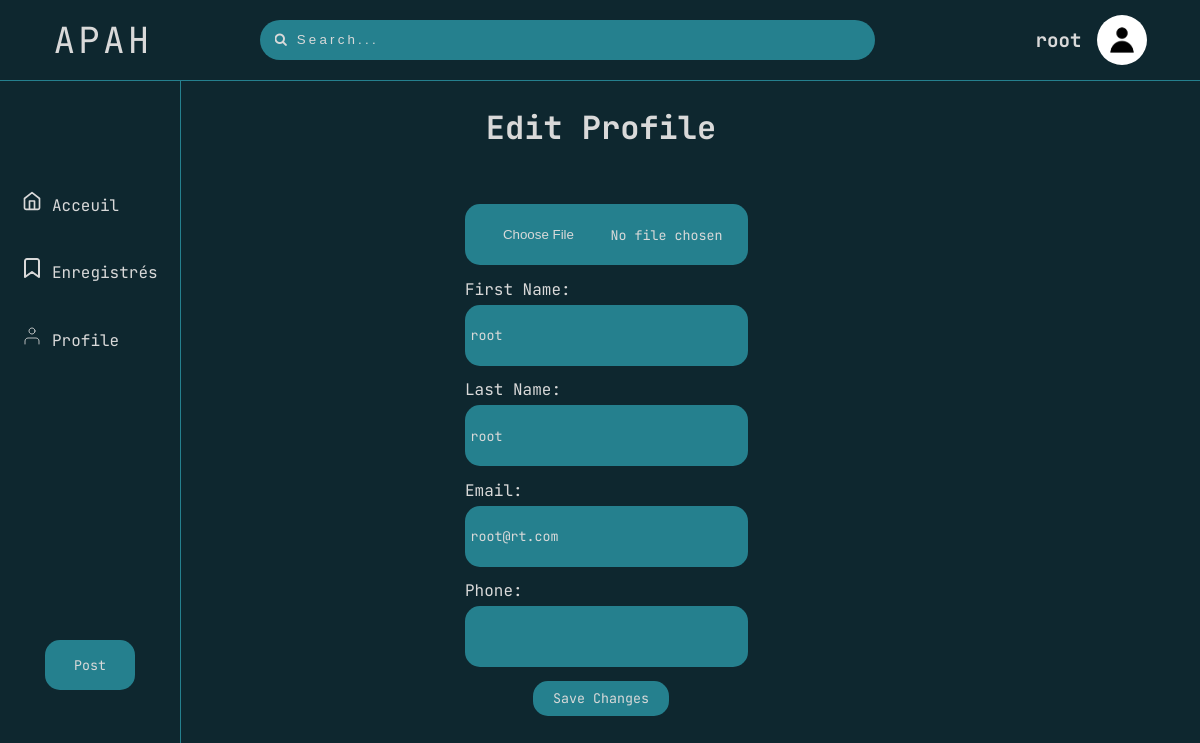
The app's page /profile/edit-profile/ (signed in) with its own data.
### MyUser/models.py (models this page shows, shortened)
class User(AbstractBaseUser, PermissionsMixin):
    id = models.UUIDField( primary_key = True, unique=True,
         default = uuid.uuid4,  editable = False)
    email = models.EmailField(blank=True, default='', unique=True)
    fname = models.CharField(max_length=255, blank=True, default='')
    lname =  models.CharField(max_length=255, blank=True, default='')
    phone = models.CharField(max_length=12, blank=True, default='')
    profile_pic = models.ImageField(blank=True,upload_to="ids/")
    is_staff = models.BooleanField(default=False)
    date_joined = models.DateTimeField(default=timezone.now)
    objects = CustomUserManager()
    USERNAME_FIELD = 'email'
    EMAIL_FIELD = 'email'
    REQUIRED_FIELDS = ['phone','fname','lname']
    class Meta:
        verbose_name = 'User'
        verbose_name_plural = 'Users'

### MyUser/views.py (the view, shortened to what this page needs)
# urls.py: path('edit-profile/', views.edit_profile, name='edit_profile'),
def edit_profile(request):
    if request.user.is_authenticated:
        user = request.user
        return render(request, 'edit_profile.html', {'user': user})
    else:
        return redirect("mylogin")

### MyUser/templates/edit_profile.html (shortened to what this page needs)
{% extends 'base.html' %}
{% load static %}
{% block content %}
    <div class="profile-container modifie">
    <h1>Edit Profile</h1>
    <form method="POST" action="" enctype="multipart/form-data">
    <div class="profile-input">
        <input type="file" id="profile_pic" name="profile_pic" accept="image/*" class="input-file">
    </div>
        <div class="profile-input">
            <label for="fname">First Name:</label>
            <input type="text" id="fname" name="fname" value="{{ user.fname }}" required class="input-profile">
        </div>
        <div class="profile-input">
            <label for="lname">Last Name:</label>
            <input type="text" id="lname" name="lname" value="{{ user.lname }}" required class="input-profile">
        </div>
        <div class="profile-input">
            <label for="email">Email:</label>
            <input type="email" id="email" name="email" value="{{ user.email }}" required class="input-profile">
        </div>
        <div class="profile-input">
            <label for="phone">Phone:</label>
            <input type="tel" id="phone" name="phone" value="{{ user.phone }}" required class="input-profile">
        </div>
        <div class="profile-input submit">
            <button type="submit" class="input-btn">Save Changes</button>
        </div>
    </form>
</div>
    {% endblock %}

### templates/base.html (shortened to what this page needs)
<!DOCTYPE html>
{% load static %}
<html lang="en">
<head>
    <link rel="stylesheet" href="https://cdnjs.cloudflare.com/ajax/libs/font-awesome/4.7.0/css/font-awesome.min.css">
   <link rel="stylesheet" href="{% static 'css/styles.css' %}">
</head>
<body>
    <div class="nav-bar" id="blured">
        <div class="logo"><a href="{% url 'home' %}" class="logo">Apah</a></div>
        <div class="search-bar"><input type="text" name="search-bar" placeholder="&#xF002; Search..." class="input" style="font-family: FontAwesome, Arial; font-style: normal"></div>
        {% if user.is_authenticated %}
        <div class="authenticated">
            <a href = {% url 'mylogin' %}><p>{{user.fname}}</p></a>
            <div class="user-image-container-uauthenticated">
                {% if user.profile_pic %}
                <img src="{{user.profile_pic.url | default:'static/images/default_user.png'}}" alt="" class="user-image">
                {% else %}
                    <img src="{% static 'images/default_user.png' %}" alt="Default Profile Picture" alt="" class="user-image">
                {% endif %}
            </div>
        </div>
        {% else %}<a href="{% url 'mylogin' %}" class="sign-button"><div class="sign-button">S'identifier</div></a>
        {% endif %}</a>
    </div>
   <div class="main-container" id="blured">
    <div class="side-bar">
        <div class="tab-container">
            <a href="{% url 'home' %}" class="tab home">
                Acceuil
            </a>
            <a href="{% url 'bookmark' %}" class="tab bookmarks">
                Enregistrés
            </a>
            <a href="{% url 'mylogin' %}" class="tab profile">
                Profile
            </a>
        </div>
        <div class="post">
            <button href="{% url 'home' %}" class="post-button" onclick="openForm()">Post</button>
        </div>
    </div>
    <div class="core-page">
        {% block content %}{% endblock %}
    </div>
</body>
</html>

### static/css/styles.css (style rules this page uses)
* { font-family: "JetBrains Mono" , monospace; margin: 0; padding: 0; }
body { background-color: #0E272F; display: flex; flex-direction: column; height: 100vh; }
.nav-bar { border-bottom: 1px solid #25808E; color: #D9D9D9; display: flex; flex-direction: row; width: 100%; align-items: center; justify-content: space-around; height: 10vh; }
.logo { text-transform: uppercase; font-size: 1.5em; letter-spacing: 0.2rem; }
.search-bar { width: 50%; height: 50%; }
.input { width: 100%; height: 100%; border-radius: 25px; background-color: #25808E; border: none; color: #D9D9D9; letter-spacing: 0.2rem; padding-left: 15px; }
::placeholder { color: #D9D9D9; text-size-adjust: bold; }
.main-container { display: flex; flex-direction: row; height: 90vh; width: 100%; }
.side-bar { display: flex; flex-direction: column; gap: 25%; width: 15%; align-items: center; border-right:1px solid #25808E ; justify-content: space-evenly; height: 100%; }
.post { width: 50%; display: flex; align-items: center; }
.post-button { text-align: center; text-decoration: none; height: 100%; width: 100%; background-color: #25808E; border-radius: 15px; height: 50px; color: #D9D9D9; padding: 5%; border: 0; }
.tab-container { display: flex; height: 20vh; flex-direction: column; justify-content: space-between; }
.tab { text-decoration: none; color: #D9D9D9; }
.core-page { color: #D9D9D9; width: 70%; height: 100%; overflow-y: scroll; }
a { text-decoration: none; color: #D9D9D9; }
.profile-container { width: 100%; display: flex; flex-direction: column; justify-content: center; align-items: center; margin-top: 3%; gap: 25px; }
.modifie>form { padding: 2%; }
.profile-input { margin-top: 5%; display: flex; gap: 5px; flex-direction: column; justify-content: space-between; width: 100%; }
.profile-input>input { padding: 2%; width: 100%; height: 50px; border-radius: 15px; border: 0; background-color: #25808E; color: #D9D9D9; align-items: center; }
.input-btn { background-color: #25808E; height: 35px; width: 50%; border: 0; border-radius: 15px; color: #D9D9D9; }
.submit { align-items: center; }
.authenticated { display: flex; flex-direction: row; width: 15%; height: 70%; align-items: center; gap: 15px; justify-content: flex-end; border-radius: 15px; font-size: 1.2em; font-weight: bold; }
.user-image-container-uauthenticated { display: flex; justify-content: center; width: 50px; height: 50px; border-radius: 100%; align-items: center; }
.user-image { justify-self: center; align-self: center; width: 100%; height: 100%; border-radius: 100%; margin: 2%; }

### records on screen
User: fname "root", lname "root", email "root@rt.com"
